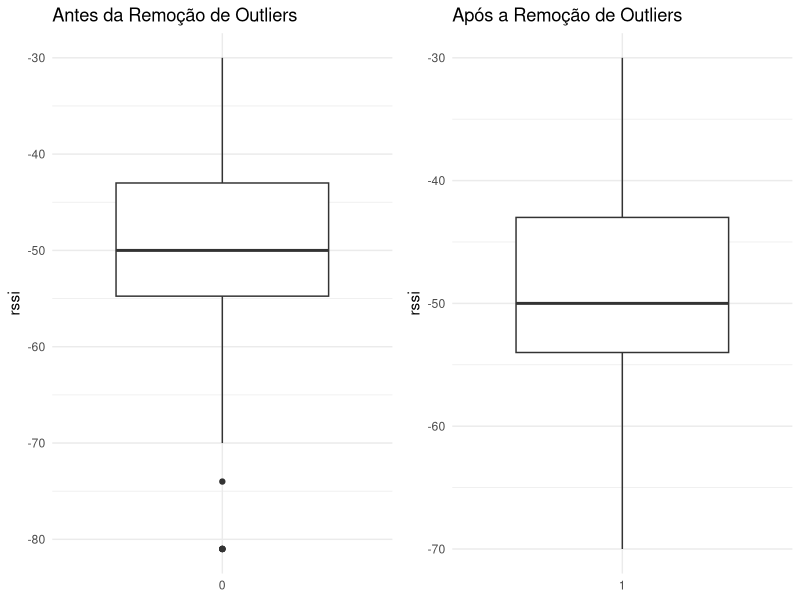
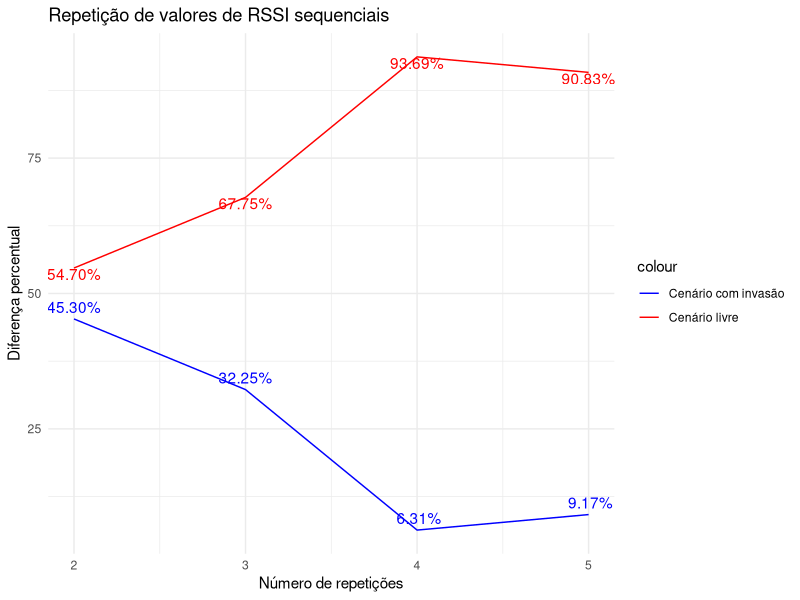
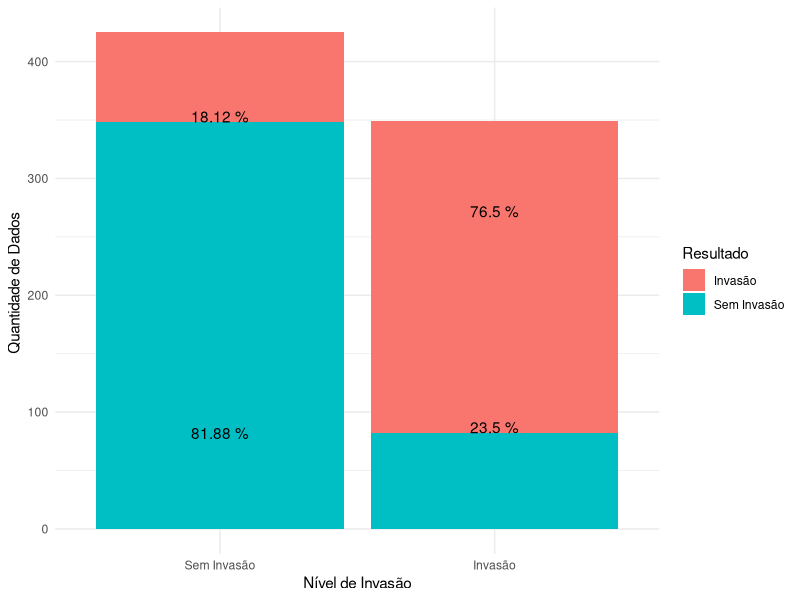

Write the R code that produced these figures, in order.
library(ggplot2)
library(dplyr)
library(readr)
library(gridExtra)

#--------------------------------------------------------------
#Passo 1 -  LIMPEZA DE DADOS
#--------------------------------------------------------------

# Pegando apenas os dados com baixa taxa de amostragem
data <- read_csv("dados.csv")
data <- data %>% filter(amostragem == 0.050)

# Criar o gráfico de boxplot antes da remoção dos outliers
p1 <- ggplot(data, aes(x = factor(0), y = rssi)) +
  geom_boxplot() +
  labs(title = "Antes da Remoção de Outliers", x = NULL) +
  theme_minimal()

# Remoção de outliers
outliers <- boxplot(data$rssi, plot = FALSE)$out
data_filtered <- data %>%
  filter(!rssi %in% outliers)

# Criar o gráfico de boxplot após a remoção dos outliers
p2 <- ggplot(data_filtered, aes(x = factor(1), y = rssi)) +
  geom_boxplot() +
  labs(title = "Após a Remoção de Outliers", x = NULL) +
  theme_minimal()

# Combinar os gráficos usando o grid.arrange
grid.arrange(p1, p2, ncol = 2)

#--------------------------------------------------------------
#Passo 2 -  ANALISE DE DADOS
#--------------------------------------------------------------

# Quantidade de itens em cada nivel
qtd_nivel_0 <- sum(data$nivel_invasao == 0)
qtd_nivel_1 <- sum(data$nivel_invasao == 1)

# Dividindo a base
data_nivel_1 <- data %>%
  filter(nivel_invasao == 1)

data_nivel_0 <- data %>%
  filter(nivel_invasao == 0)

# Função para contar as sequências repetidas
count_repeated_sequences <- function(coluna, repeticao) {
  contador_total <- 0
  contador_sequencia <- 1
  
  for (i in 2:length(coluna)) {
    if (coluna[i] == coluna[i - 1]) {
      contador_sequencia <- contador_sequencia + 1
      if (contador_sequencia == repeticao) {
        contador_total <- contador_total + 1
      }
    } else {
      contador_sequencia <- 1
    }
  }
  
  return(contador_total)
}

repeticoes <- c(2, 3, 4, 5)
porcentagem_nivel_1 <- c()
porcentagem_nivel_0 <- c()

# Calculando a diferença de repetição entre os niveis de invasão
for (repeticao in repeticoes) {
  
  # Contar sequências repetidas
  contador_total_nivel_1 <- count_repeated_sequences(data_nivel_1$rssi, repeticao)
  contador_total_nivel_0 <- count_repeated_sequences(data_nivel_0$rssi, repeticao)
  
  # Calcula porcentagem e relação
  porcentagem_1 <- (contador_total_nivel_1 / qtd_nivel_1) * 100
  porcentagem_0 <- (contador_total_nivel_0 / qtd_nivel_0) * 100
  total <- porcentagem_1 + porcentagem_0
  relacao_1 = (porcentagem_1 * 100) / total
  relacao_0 = (porcentagem_0 * 100) / total
  porcentagem_nivel_1[repeticao - 1] <- relacao_1
  porcentagem_nivel_0[repeticao - 1] <- relacao_0
}


# Plotando Gráfico
result <- data.frame(repeticoes, porcentagem_nivel_1, porcentagem_nivel_0)
p <- ggplot(result, aes(x = repeticoes)) +
  geom_line(aes(y = porcentagem_nivel_1, color = "Cenário com invasão")) +
  geom_line(aes(y = porcentagem_nivel_0, color = "Cenário livre")) +
  labs(x = "Número de repetições", y = "Diferença percentual", title = "Repetição de valores de RSSI sequenciais") +
  scale_color_manual(values = c("Cenário com invasão" = "blue", "Cenário livre" = "red")) +
  theme_minimal()
format_porcentagem <- function(x) {
  paste0(format(round(x, 2), nsmall = 2), "%")
}
p + geom_text(aes(y = porcentagem_nivel_1, label = format_porcentagem(porcentagem_nivel_1)), vjust = -0.5, color = "blue") +
  geom_text(aes(y = porcentagem_nivel_0, label = format_porcentagem(porcentagem_nivel_0)), vjust = 1, color = "red")


#--------------------------------------------------------------
#Passo 3 -  CRIAÇÃO DE ALGORRÍTMO TEMPORAL
#--------------------------------------------------------------

melhor_repetição <- which.max(porcentagem_nivel_0) + 1
cols <- c("last_rssi_1", "last_rssi_2", "last_rssi_3", "last_rssi_4", "last_rssi_5", "last_rssi_6", 
          "last_rssi_7","last_rssi_8","last_rssi_9","last_rssi_10")

# Captação dos ultimos valores de RSSI para verificação de invasões
data_nivel_1 <- data_nivel_1 %>%
  mutate(last_rssi_1 = lag(rssi, n = 1),
         last_rssi_2 = lag(rssi, n = 2),
         last_rssi_3 = lag(rssi, n = 3),
         last_rssi_4 = lag(rssi, n = 4),
         last_rssi_5 = lag(rssi, n = 5),
         last_rssi_6 = lag(rssi, n = 6),
         last_rssi_7 = lag(rssi, n = 7),
         last_rssi_8 = lag(rssi, n = 8),
         last_rssi_9 = lag(rssi, n = 9),
         last_rssi_10 = lag(rssi, n = 10))
data_nivel_1 <- na.omit(data_nivel_1)
data_nivel_1$resultado <- apply(data_nivel_1[cols], 1, function(row) {
  if (sum(duplicated(row)) >= melhor_repetição) {
    return(1)
  } else {
    return(0)
  }
})
data_nivel_0 <- data_nivel_0 %>%
  mutate(last_rssi_1 = lag(rssi, n = 1),
         last_rssi_2 = lag(rssi, n = 2),
         last_rssi_3 = lag(rssi, n = 3),
         last_rssi_4 = lag(rssi, n = 4),
         last_rssi_5 = lag(rssi, n = 5),
         last_rssi_6 = lag(rssi, n = 6),
         last_rssi_7 = lag(rssi, n = 7),
         last_rssi_8 = lag(rssi, n = 8),
         last_rssi_9 = lag(rssi, n = 9),
         last_rssi_10 = lag(rssi, n = 10))
data_nivel_0 <- na.omit(data_nivel_0)
data_nivel_0$resultado <- apply(data_nivel_0[cols], 1, function(row) {
  if (sum(duplicated(row)) >= melhor_repetição) {
    return(1)
  } else {
    return(0)
  }
})

# Adicionar as linhas de data_nivel_1 ao final de data_nivel_0
data <- rbind(data_nivel_1, data_nivel_0)

# Criar o gráfico usando ggplot2
nivel_invasao_labels <- c("Sem Invasão", "Invasão")
resultado_labels <- c("Invasão", "Sem Invasão")

# Calcular porcentagens ajustadas
percentage_data <- data %>%
  group_by(nivel_invasao, resultado) %>%
  summarise(count = n()) %>%
  mutate(percentage = count / sum(count) * 100)
temp <- percentage_data[1, "count"]
percentage_data[1, "count"] <- percentage_data[2, "count"]
percentage_data[2, "count"] <- temp

# Gráfico de barras com porcentagens ajustadas
ggplot(data, aes(x = factor(nivel_invasao), fill = factor(resultado))) +
  geom_bar() +
  geom_text(data = percentage_data, aes(label = paste(round(percentage, 2), "%"), y = count + 5)) +
  labs(x = "Nível de Invasão", y = "Quantidade de Dados ", fill = "Resultado") +
  scale_fill_manual(values = c("0" = "red", "1" = "green")) +
  scale_x_discrete(labels = nivel_invasao_labels) +
  scale_fill_discrete(labels = resultado_labels) +
  theme_minimal()


#--------------------------------------------------------------
#Passo 3 -  EXPLORAÇÃO DE DADOS PARA ML
#--------------------------------------------------------------

# Criação da coluna de ordem
data <- data %>% mutate(count = 1:n())

# Organizando colunas
data <- data %>%
  select(count, tempo, amostragem, distancia, rssi, last_rssi_1, last_rssi_2, last_rssi_3, 
         last_rssi_4, last_rssi_5, last_rssi_6, last_rssi_7, last_rssi_8, last_rssi_9,
         last_rssi_10, nivel_invasao, resultado)

# Eliminação de atributos não necessários
data$amostragem <- NULL
data$tempo <- NULL


## Normalização

# Padronização
# RE-escala